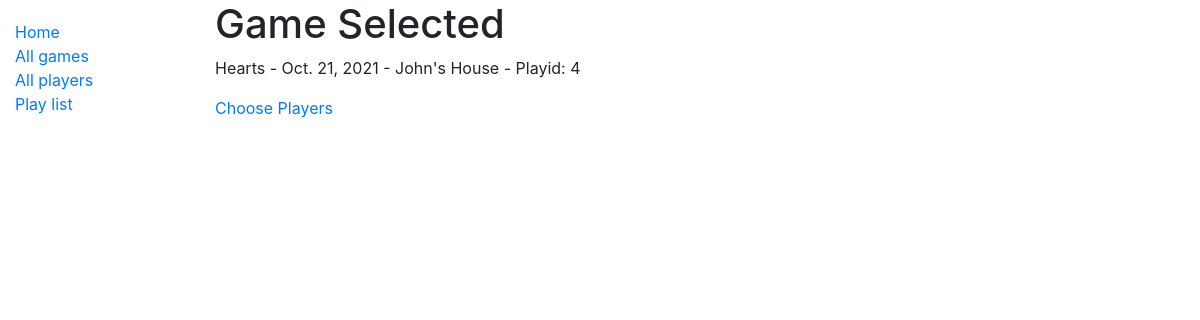
Screenshot of /start/4 with the database file from the repository.
### scorekeeping/game/models.py (models this page shows, shortened)
class Game(models.Model):
    description = models.CharField(max_length=20)
    rules_link = models.URLField(max_length=60, default='https://google.com')
    rules_text = models.TextField()

### scorekeeping/play/models.py (models this page shows, shortened)
class Play(models.Model):
    game = models.ForeignKey('game.Game', on_delete=models.RESTRICT)
    players = models.ManyToManyField('player.Player')
    hands = models.ManyToManyField('score.Hand')
    play_date = models.DateField(auto_now=False, default ='2021-10-20')
    location = models.CharField(max_length=30)
    play_complete = models.BooleanField(default=False)

### scorekeeping/score/views.py (the view)
# urls.py: path('start/<int:pk>', views.PlaySelect.as_view(), name='play-select'),
class PlaySelect(View):
    def get(self, request, pk):
        global play_in_progress
        play_in_progress = get_object_or_404(Play, pk=pk)
        context = {'game_desc': play_in_progress.game.description, 'play_date': play_in_progress.play_date, 'location': play_in_progress.location,
        'play_id_selected': play_in_progress.id}
        return render(request, 'score/game_selected.html', context)

### scorekeeping/score/templates/score/game_selected.html (shortened to what this page needs)
<!DOCTYPE html>
{% extends "base_generic.html" %}
{% load static %}
  {% load static %}
    {% block content %}
    <h1> Game Selected</h1>
    <p>{{game_desc}} - {{play_date}} - {{location}} - Playid: {{play_id_selected}}</p>
    <p> <a href="{% url 'choose-players' %}">Choose Players</a></p>
  {% endblock %}

### rows the page displays
Game: description "Hearts"
Play: play_date "Oct. 21, 2021", location "John's House"

### other values shown
{{ play_id_selected }} "4"
